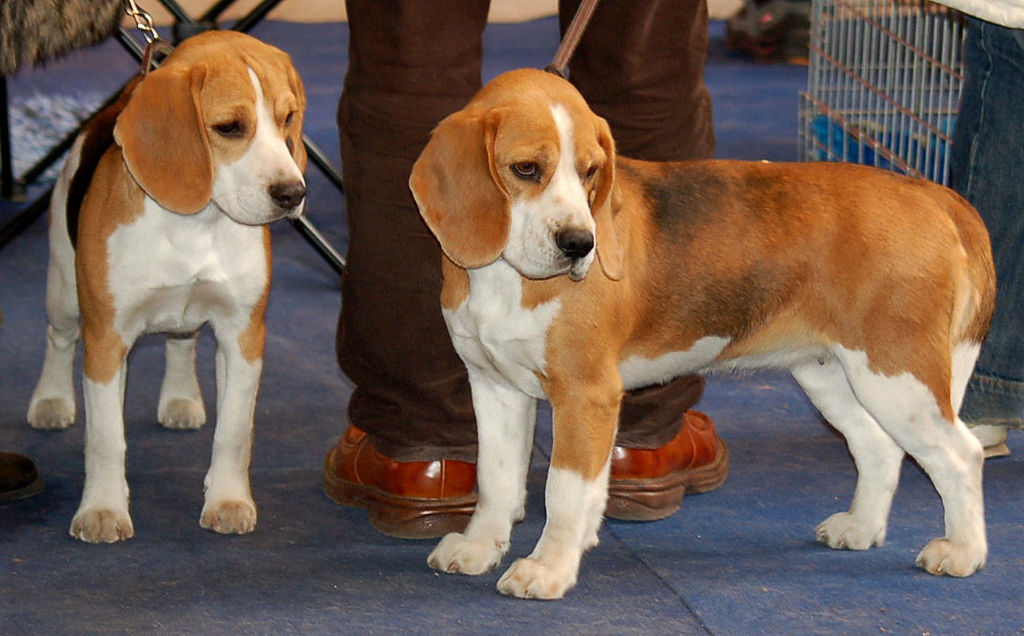
#> input picture pc/object_detection/test_images/image1.jpg, 1024 x 636 px
$ python -i configuration.py   (imports and definitions only)
#> lines starting #> are read from the running program, lines starting #| are printed output that depends on the picture
#> further down, picture is the input picture: shape (636, 1024, 3); mean B, G, R 81.9, 93.2, 112
###############################################################################
# configuration.py
#
# Dev. Dongwon Paek
###############################################################################

import os
import numpy as np
import cv2

###############################################################################
# Settings about CV2 Font
FONT                   = cv2.FONT_HERSHEY_SIMPLEX
COORDINATE             = (10, 50)
COORDINATE2            = (10, 250)
FONT_SIZE              = 2
FONT_COLOR             = (0xFF, 0x00, 0x00)
LINE_TYPE              = 4

label_id_offset = 1
# Load the Label Map
category_index = {
    1: {'id': 1, 'name': 'person'},
    2: {'id': 2, 'name': 'bicycle'},
    3: {'id': 3, 'name': 'car'},
    4: {'id': 4, 'name': 'motorcycle'},
    5: {'id': 5, 'name': 'airplane'},
    6: {'id': 6, 'name': 'bus'},
    7: {'id': 7, 'name': 'train'},
    8: {'id': 8, 'name': 'truck'},
    9: {'id': 9, 'name': 'boat'},
    10: {'id': 10, 'name': 'traffic light'},
    11: {'id': 11, 'name': 'fire hydrant'},
    13: {'id': 13, 'name': 'stop sign'},
    14: {'id': 14, 'name': 'parking meter'},
    15: {'id': 15, 'name': 'bench'},
    16: {'id': 16, 'name': 'bird'},
    17: {'id': 17, 'name': 'cat'},
    18: {'id': 18, 'name': 'dog'},
    19: {'id': 19, 'name': 'horse'},
    20: {'id': 20, 'name': 'sheep'},
    21: {'id': 21, 'name': 'cow'},
    22: {'id': 22, 'name': 'elephant'},
    23: {'id': 23, 'name': 'bear'},
    24: {'id': 24, 'name': 'zebra'},
    25: {'id': 25, 'name': 'giraffe'},
    27: {'id': 27, 'name': 'backpack'},
    28: {'id': 28, 'name': 'umbrella'},
    31: {'id': 31, 'name': 'handbag'},
    32: {'id': 32, 'name': 'tie'},
    33: {'id': 33, 'name': 'suitcase'},
    34: {'id': 34, 'name': 'frisbee'},
    35: {'id': 35, 'name': 'skis'},
    36: {'id': 36, 'name': 'snowboard'},
    37: {'id': 37, 'name': 'sports ball'},
    38: {'id': 38, 'name': 'kite'},
    39: {'id': 39, 'name': 'baseball bat'},
    40: {'id': 40, 'name': 'baseball glove'},
    41: {'id': 41, 'name': 'skateboard'},
    42: {'id': 42, 'name': 'surfboard'},
    43: {'id': 43, 'name': 'tennis racket'},
    44: {'id': 44, 'name': 'bottle'},
    46: {'id': 46, 'name': 'wine glass'},
    47: {'id': 47, 'name': 'cup'},
    48: {'id': 48, 'name': 'fork'},
    49: {'id': 49, 'name': 'knife'},
    50: {'id': 50, 'name': 'spoon'},
    51: {'id': 51, 'name': 'bowl'},
    52: {'id': 52, 'name': 'banana'},
    53: {'id': 53, 'name': 'apple'},
    54: {'id': 54, 'name': 'sandwich'},
    55: {'id': 55, 'name': 'orange'},
    56: {'id': 56, 'name': 'broccoli'},
    57: {'id': 57, 'name': 'carrot'},
    58: {'id': 58, 'name': 'hot dog'},
    59: {'id': 59, 'name': 'pizza'},
    60: {'id': 60, 'name': 'donut'},
    61: {'id': 61, 'name': 'cake'},
    62: {'id': 62, 'name': 'chair'},
    63: {'id': 63, 'name': 'couch'},
    64: {'id': 64, 'name': 'potted plant'},
    65: {'id': 65, 'name': 'bed'},
    67: {'id': 67, 'name': 'dining table'},
    70: {'id': 70, 'name': 'toilet'},
    72: {'id': 72, 'name': 'tv'},
    73: {'id': 73, 'name': 'laptop'},
    74: {'id': 74, 'name': 'mouse'},
    75: {'id': 75, 'name': 'remote'},
    76: {'id': 76, 'name': 'keyboard'},
    77: {'id': 77, 'name': 'cell phone'},
    78: {'id': 78, 'name': 'microwave'},
    79: {'id': 79, 'name': 'oven'},
    80: {'id': 80, 'name': 'toaster'},
    81: {'id': 81, 'name': 'sink'},
    82: {'id': 82, 'name': 'refrigerator'},
    84: {'id': 84, 'name': 'book'},
    85: {'id': 85, 'name': 'clock'},
    86: {'id': 86, 'name': 'vase'},
    87: {'id': 87, 'name': 'scissors'},
    88: {'id': 88, 'name': 'teddy bear'},
    89: {'id': 89, 'name': 'hair drier'},
    90: {'id': 90, 'name': 'toothbrush'},
}


NUM_THREAD = 3
IMG_SIZE = 512

MODEL_DIR = './saved_model'
LABEL_DIR = './labelmap.pbtxt'


####################################################################################
# eval config

src = ["/home/bearpaek/data/datasets/new_object/dst/others/",
       "/home/bearpaek/data/datasets/new_object/dst/phoneWithHand/",
       "/home/bearpaek/data/datasets/new_object/dst/sleep/",
       "/home/bearpaek/data/datasets/new_object/dst/writing/"]

res_dst = "/home/bearpaek/data/datasets/new_object/res/"

curr_target = ['others', 'phoneWithHand', 'sleep', 'writing']

def load_image_into_numpy_array(img_data):
    height, width = img_data.shape[:2]
    return img_data.reshape(
       (height, width, 3)).astype(np.uint8)

def lightRemover(frame):
    gray = cv2.cvtColor(frame, cv2.COLOR_BGR2GRAY)
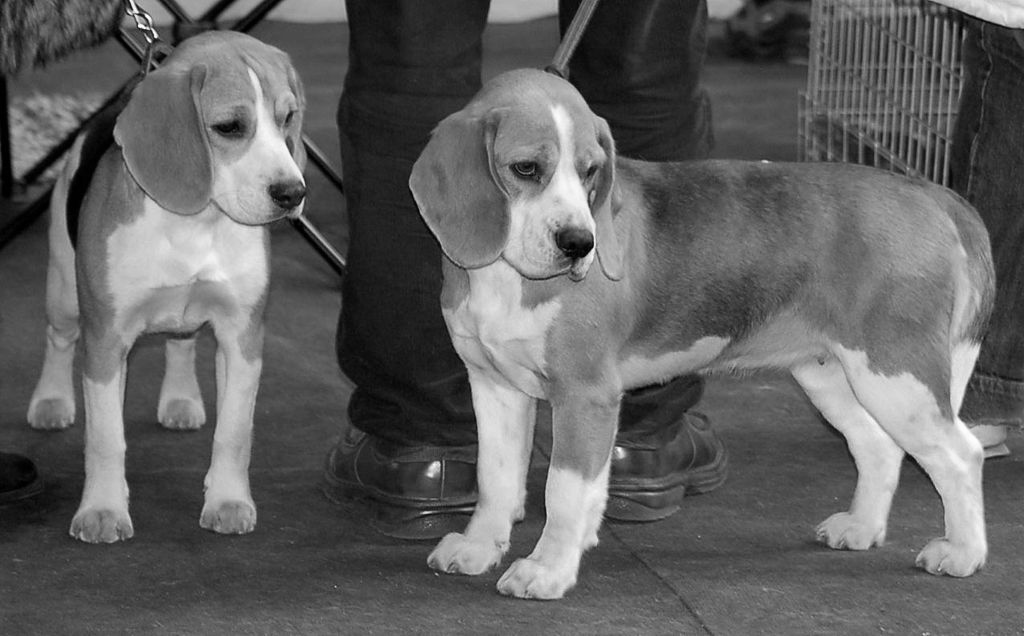
#> gray: shape (636, 1024); min 0, max 254, mean 97.5
    lab = cv2.cvtColor(frame, cv2.COLOR_BGR2LAB)
#> lab: shape (636, 1024, 3); mean of channels 0, 1, 2 103.6, 135.3, 137.3
    L = lab[:,:,0]
    medianL = cv2.medianBlur(L, 99)         # median filter
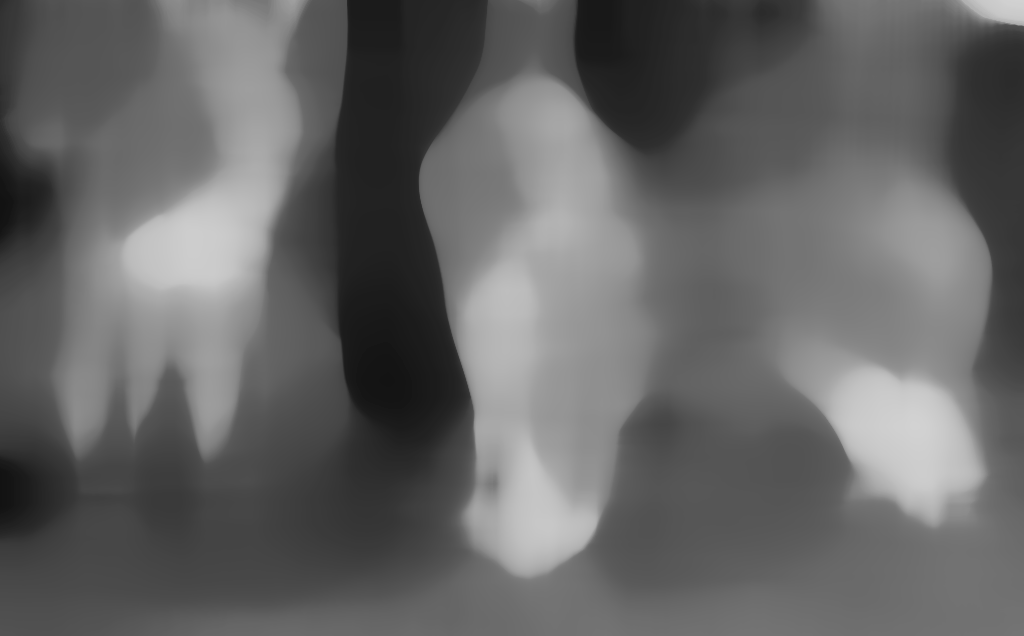
#> medianL: shape (636, 1024); min 18, max 210, mean 100.9
    invertedL = cv2.bitwise_not(medianL)    # invert light spatial
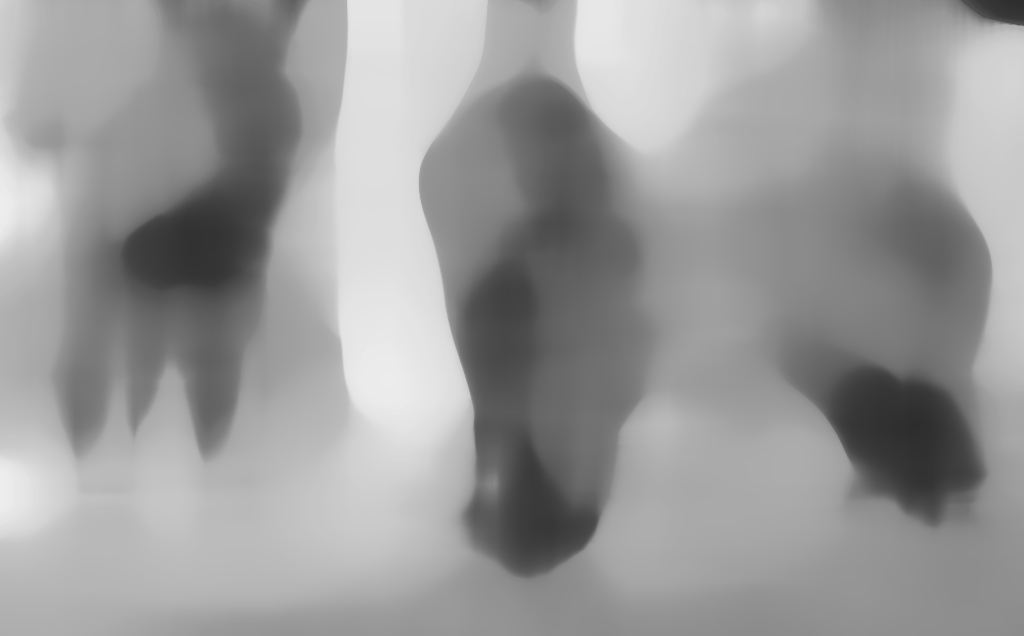
#> invertedL: shape (636, 1024); min 45, max 237, mean 154.1
    composed = cv2.addWeighted(gray, 0.75, invertedL, 0.25, 0)
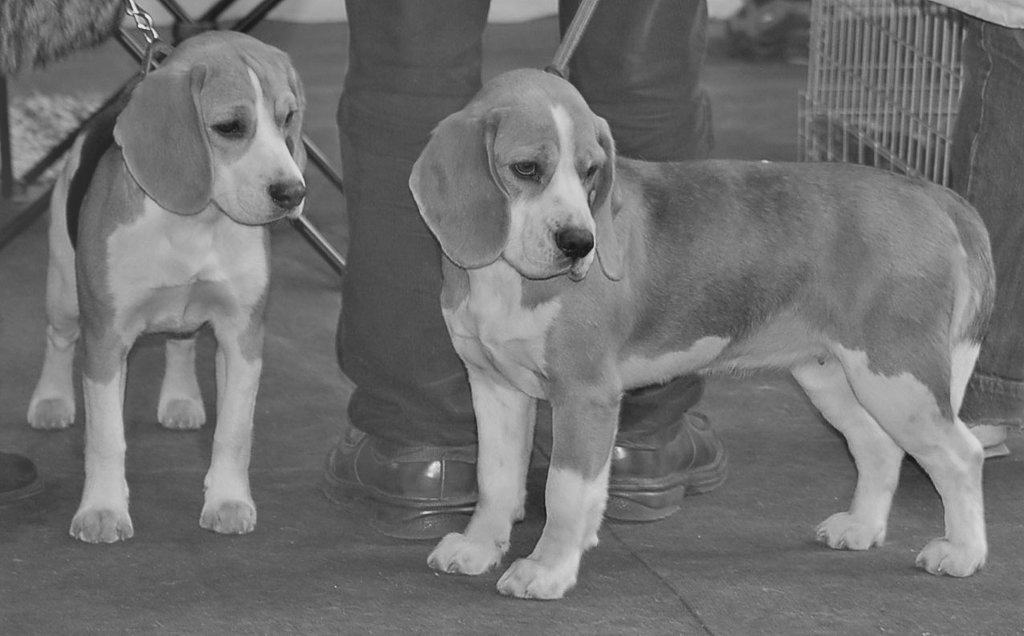
#> composed: shape (636, 1024); min 20, max 234, mean 111.7
    composed = cv2.cvtColor(composed, cv2.COLOR_GRAY2RGB)
#> composed: shape (636, 1024, 3)
    return L, composed

>>> import cv2
>>> picture = cv2.imread('object_detection/test_images/image1.jpg')
>>> result = lightRemover(picture)

$ run again, on pc/object_detection/test_images/image2.jpg
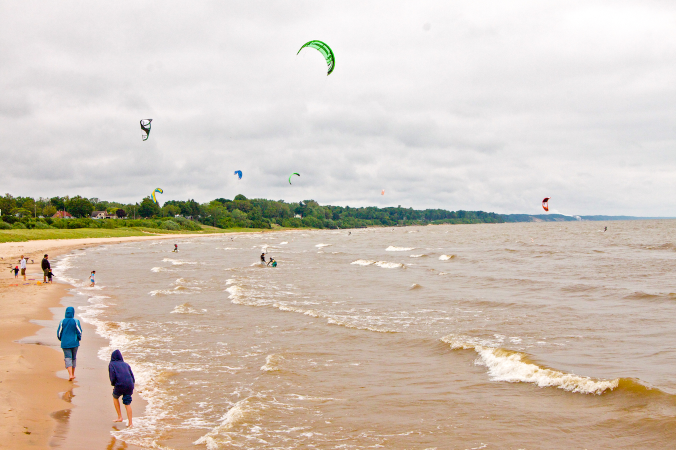
#> input picture pc/object_detection/test_images/image2.jpg, 1352 x 900 px (shown at 1/2 size)
#> picture is the input picture: shape (900, 1352, 3); mean B, G, R 185.8, 197.8, 210.2
#> lab: shape (900, 1352, 3); mean of channels 0, 1, 2 205, 130.9, 135.9
#> in lightRemover, `invertedL = cv2.bitwise_not(medianL)`:
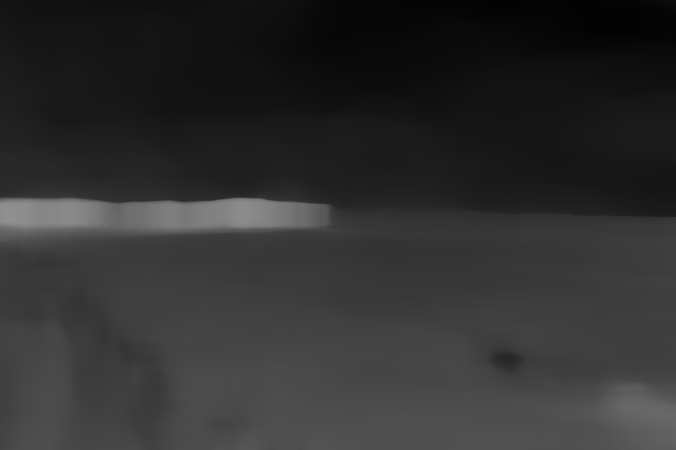
#> invertedL: shape (900, 1352) (shown at 1/2 size); min 2, max 143, mean 47.3
#> in lightRemover, `composed = cv2.addWeighted(gray, 0.75, invertedL, 0.25, 0)`:
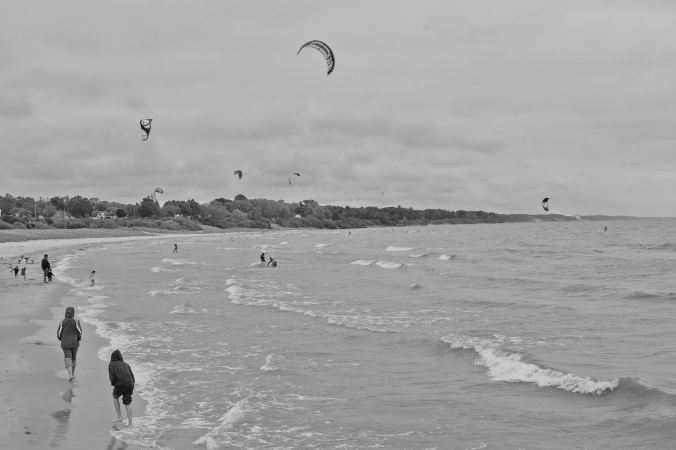
#> composed: shape (900, 1352) (shown at 1/2 size); min 2, max 222, mean 161.9

$ run again, on pc/object_detection/test_images/image3.jpg
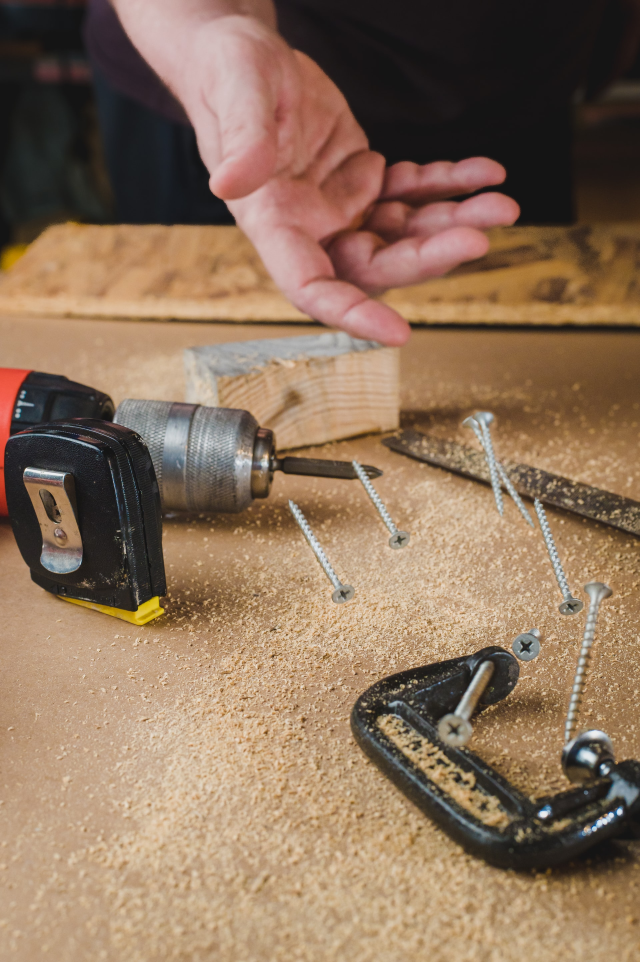
#> input picture pc/object_detection/test_images/image3.jpg, 1920 x 2886 px (shown at 1/3 size)
#> picture is the input picture: shape (2886, 1920, 3); mean B, G, R 92.1, 114.6, 140.8
#> lab: shape (2886, 1920, 3); mean of channels 0, 1, 2 125.2, 135.1, 143.9
#> in lightRemover, `invertedL = cv2.bitwise_not(medianL)`:
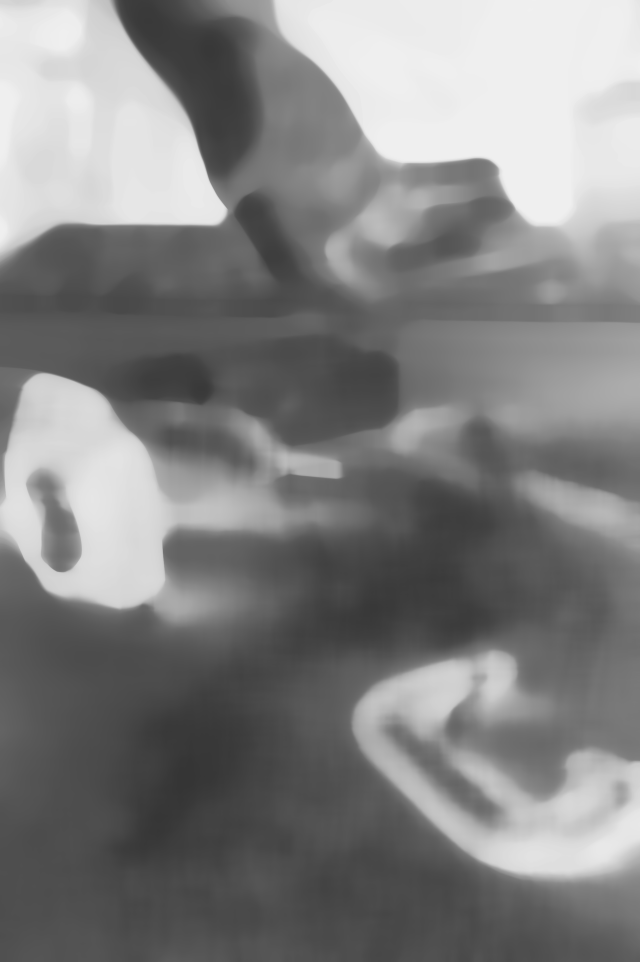
#> invertedL: shape (2886, 1920) (shown at 1/3 size); min 52, max 240, mean 129.7
#> in lightRemover, `composed = cv2.addWeighted(gray, 0.75, invertedL, 0.25, 0)`:
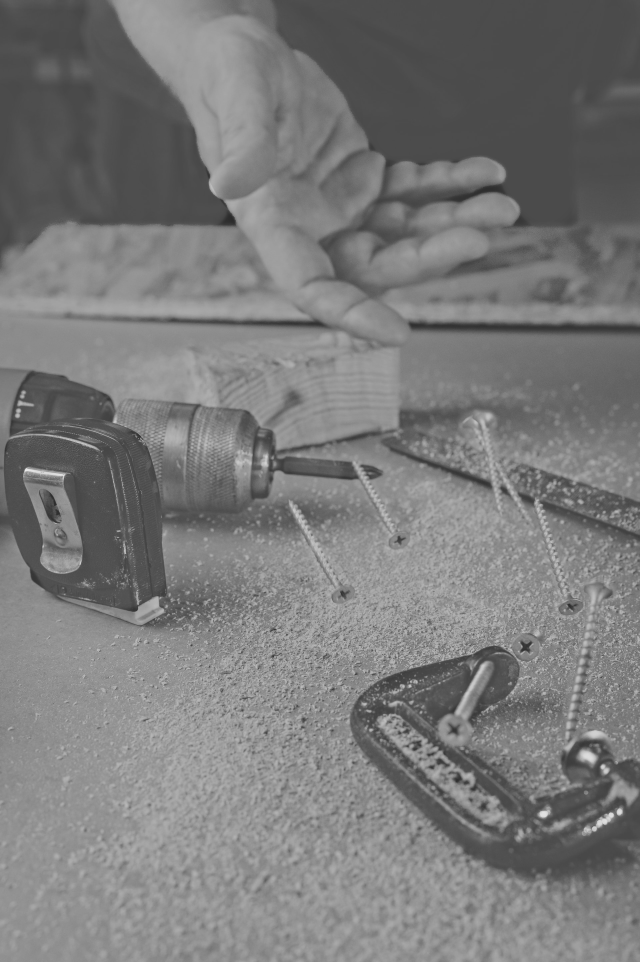
#> composed: shape (2886, 1920) (shown at 1/3 size); min 38, max 244, mean 122.3
